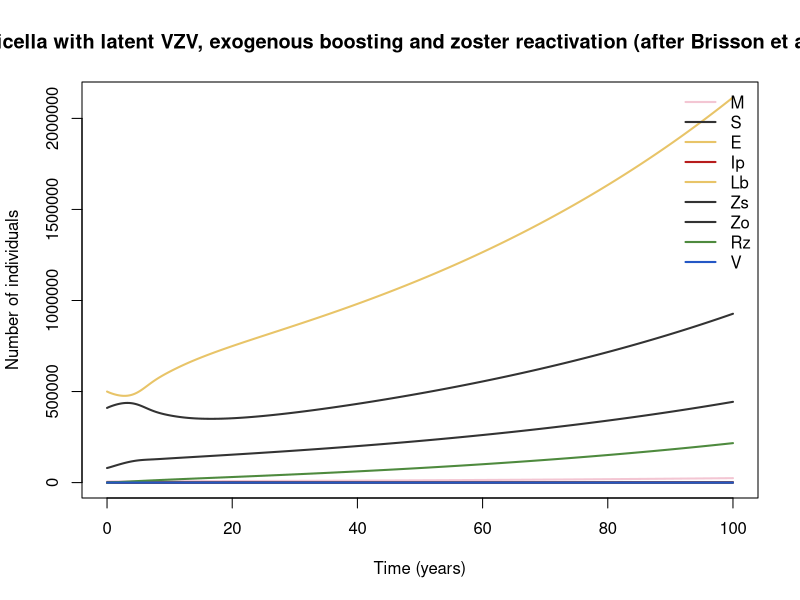

The R source for this figure:
## Varicella with latent VZV, exogenous boosting and zoster reactivation (after Brisson et al. 2000)
## Varicella / herpes zoster.
## Parameter values: 0 of 12 checked against the source; the rest are recalled or illustrative.
## Reference: Brisson M, Edmunds WJ, Gay NJ, Law B, De Serres G. "Modelling the impact of immunization on the epidemiology of varicella zoster virus." Epidemiol Infect 2000;125:651–669
## Source: https://pubmed.ncbi.nlm.nih.gov/?term=Brisson+2000+varicella+zoster+Epidemiol+Infect
##
## Generated from a compartmental model diagram (model format v1).
## Regenerating from the same diagram always gives this exact file.
##
## Compartments: M, S, E, Ip, Lb, Zs, Zo, Rz, V
## Flows (time unit: years):
##   (outside) -> M  : (1 - p_vac) * mu * N
##   (outside) -> V  : p_vac * mu * N
##   M -> S          : xi_m * M
##   S -> E          : foi * S
##   E -> Ip         : sig_lat * E
##   Ip -> Lb        : g_rec * Ip
##   Lb -> Zs        : w_boost * Lb
##   Zs -> Lb        : boost_f * foi * Zs
##   Zs -> Zo        : react * Zs
##   Zo -> Rz        : z_rec * Zo
##   M -> (outside)  : mu * M

library(deSolve)

# ---- Time ------------------------------------------------------------
times <- seq(0, 100, by = 0.1)  # years

# ---- Parameters ------------------------------------------------------
parameters <- c(
  R0_v = 8,            # illustrative (varicella R0 is often given as 7–12)
  sig_lat = 365 / 14,  # 14-day latent period (1/year) [illustrative]
  g_rec = 365 / 7,     # 7-day infectious period (1/year) [illustrative]
  xi_m = 2,            # loss of maternal protection (1/year) [illustrative]
  w_boost = 1 / 20,    # loss of boosted protection (1/year)
  boost_f = 1,         # fraction of varicella exposures that boost latent people [illustrative]
  react = 0.004,       # zoster reactivation rate in Zs (1/year) [illustrative]
  z_rec = 365 / 21,    # zoster duration (1/year) [illustrative]
  rel_z = 0.2,         # infectiousness of zoster relative to varicella [illustrative]
  p_vac = 0,           # fraction of births vaccinated; vary between 0 and 0.9 [illustrative]
  mu = 0.0133,         # birth = death rate (1/year) [illustrative]
  N0 = 1e6             # value taken from the notes text [recalled]
)

# ---- Initial conditions ----------------------------------------------
state <- with(as.list(parameters), {
  M <- 0.005 * N0  # maternally protected
  S <- 0.08 * N0   # susceptible to varicella
  E <- 0           # latent (pre-infectious) varicella
  Ip <- 100        # varicella, infectious
  Lb <- 0.5 * N0   # VZV-latent, boosted (protected from zoster)
  Zs <- 0.41 * N0  # VZV-latent, susceptible to zoster
  Zo <- 0          # active zoster
  Rz <- 0          # post-zoster, immune
  V <- 0           # varicella-vaccinated, immune; vaccine-strain latency ignored
  c(M = M, S = S, E = E, Ip = Ip, Lb = Lb, Zs = Zs, Zo = Zo, Rz = Rz, V = V)
})

# ---- Model equations -------------------------------------------------
varicella_zoster_brisson_model <- function(t, state, parameters) {
  with(as.list(c(state, parameters)), {
    # Total population
    N <- M + S + E + Ip + Lb + Zs + Zo + Rz + V

    # Derived quantities
    foi <- R0_v * (g_rec + mu) * (Ip + rel_z * Zo) / N

    # Rates of change
    dM <- (1 - p_vac) * mu * N - xi_m * M - mu * M
    dS <- xi_m * M - foi * S
    dE <- foi * S - sig_lat * E
    dIp <- sig_lat * E - g_rec * Ip
    dLb <- g_rec * Ip - w_boost * Lb + boost_f * foi * Zs
    dZs <- w_boost * Lb - boost_f * foi * Zs - react * Zs
    dZo <- react * Zs - z_rec * Zo
    dRz <- z_rec * Zo
    dV <- p_vac * mu * N

    list(c(dM, dS, dE, dIp, dLb, dZs, dZo, dRz, dV))
  })
}

# ---- Solve -----------------------------------------------------------
out <- ode(y = state, times = times, func = varicella_zoster_brisson_model, parms = parameters)
out <- as.data.frame(out)

# ---- Plot ------------------------------------------------------------
compartment_cols <- c(M = "#F3C6D3", S = "#333333", E = "#E8C468", Ip = "#B71C1C", Lb = "#E8C468", Zs = "#333333", Zo = "#333333", Rz = "#4E8A3E", V = "#2457C5")
matplot(out$time, out[, names(compartment_cols)], type = "l", lty = 1, lwd = 2,
        col = compartment_cols, xlab = "Time (years)", ylab = "Number of individuals",
        main = "Varicella with latent VZV, exogenous boosting and zoster reactivation (after Brisson et al. 2000)")
legend("topright", legend = names(compartment_cols), col = compartment_cols,
       lty = 1, lwd = 2, bty = "n")
